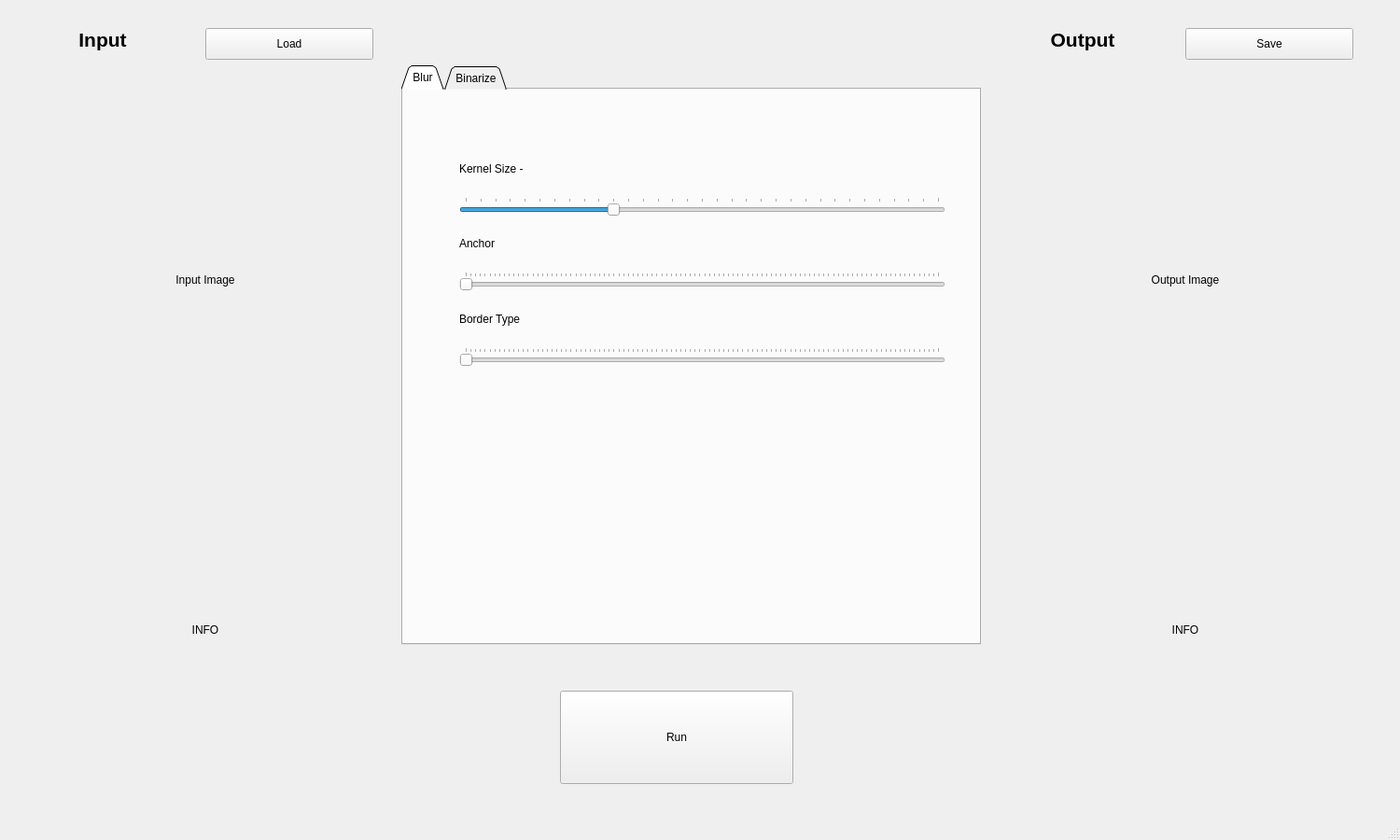
<?xml version="1.0" encoding="UTF-8"?>
<ui version="4.0">
 <class>MainWindow</class>
 <widget class="QMainWindow" name="MainWindow">
  <property name="geometry">
   <rect>
    <x>0</x>
    <y>0</y>
    <width>1500</width>
    <height>900</height>
   </rect>
  </property>
  <property name="windowTitle">
   <string>MainWindow</string>
  </property>
  <widget class="QWidget" name="centralwidget">
   <widget class="QTabWidget" name="options">
    <property name="geometry">
     <rect>
      <x>430</x>
      <y>70</y>
      <width>621</width>
      <height>621</height>
     </rect>
    </property>
    <property name="tabShape">
     <enum>QTabWidget::Triangular</enum>
    </property>
    <property name="currentIndex">
     <number>0</number>
    </property>
    <widget class="QWidget" name="blur">
     <attribute name="title">
      <string>Blur</string>
     </attribute>
     <widget class="QWidget" name="verticalLayoutWidget">
      <property name="geometry">
       <rect>
        <x>60</x>
        <y>60</y>
        <width>521</width>
        <height>236</height>
       </rect>
      </property>
      <layout class="QVBoxLayout" name="blur_options">
       <item>
        <widget class="QLabel" name="kernel_label">
         <property name="text">
          <string>Kernel Size - </string>
         </property>
        </widget>
       </item>
       <item>
        <widget class="QSlider" name="kernel_size_slider">
         <property name="minimum">
          <number>1</number>
         </property>
         <property name="maximum">
          <number>33</number>
         </property>
         <property name="pageStep">
          <number>1</number>
         </property>
         <property name="value">
          <number>11</number>
         </property>
         <property name="sliderPosition">
          <number>11</number>
         </property>
         <property name="orientation">
          <enum>Qt::Horizontal</enum>
         </property>
         <property name="invertedAppearance">
          <bool>false</bool>
         </property>
         <property name="invertedControls">
          <bool>false</bool>
         </property>
         <property name="tickPosition">
          <enum>QSlider::TicksAbove</enum>
         </property>
        </widget>
       </item>
       <item>
        <widget class="QLabel" name="anchor_label">
         <property name="text">
          <string>Anchor</string>
         </property>
        </widget>
       </item>
       <item>
        <widget class="QSlider" name="anchor_slider">
         <property name="orientation">
          <enum>Qt::Horizontal</enum>
         </property>
         <property name="tickPosition">
          <enum>QSlider::TicksAbove</enum>
         </property>
        </widget>
       </item>
       <item>
        <widget class="QLabel" name="border_type_label">
         <property name="text">
          <string>Border Type</string>
         </property>
        </widget>
       </item>
       <item>
        <widget class="QSlider" name="border_slider">
         <property name="orientation">
          <enum>Qt::Horizontal</enum>
         </property>
         <property name="tickPosition">
          <enum>QSlider::TicksAbove</enum>
         </property>
        </widget>
       </item>
      </layout>
     </widget>
    </widget>
    <widget class="QWidget" name="binarize">
     <attribute name="title">
      <string>Binarize</string>
     </attribute>
     <widget class="QTextEdit" name="binarize_min">
      <property name="geometry">
       <rect>
        <x>140</x>
        <y>110</y>
        <width>111</width>
        <height>41</height>
       </rect>
      </property>
      <property name="html">
       <string>&lt;!DOCTYPE HTML PUBLIC &quot;-//W3C//DTD HTML 4.0//EN&quot; &quot;http://www.w3.org/TR/REC-html40/strict.dtd&quot;&gt;
&lt;html&gt;&lt;head&gt;&lt;meta name=&quot;qrichtext&quot; content=&quot;1&quot; /&gt;&lt;style type=&quot;text/css&quot;&gt;
p, li { white-space: pre-wrap; }
&lt;/style&gt;&lt;/head&gt;&lt;body style=&quot; font-family:'Noto Sans'; font-size:12pt; font-weight:400; font-style:normal;&quot;&gt;
&lt;p align=&quot;center&quot; style=&quot;-qt-paragraph-type:empty; margin-top:0px; margin-bottom:0px; margin-left:0px; margin-right:0px; -qt-block-indent:0; text-indent:0px;&quot;&gt;&lt;br /&gt;&lt;/p&gt;&lt;/body&gt;&lt;/html&gt;</string>
      </property>
      <property name="placeholderText">
       <string>0</string>
      </property>
     </widget>
     <widget class="QTextEdit" name="binarize_max">
      <property name="geometry">
       <rect>
        <x>310</x>
        <y>110</y>
        <width>111</width>
        <height>41</height>
       </rect>
      </property>
      <property name="html">
       <string>&lt;!DOCTYPE HTML PUBLIC &quot;-//W3C//DTD HTML 4.0//EN&quot; &quot;http://www.w3.org/TR/REC-html40/strict.dtd&quot;&gt;
&lt;html&gt;&lt;head&gt;&lt;meta name=&quot;qrichtext&quot; content=&quot;1&quot; /&gt;&lt;style type=&quot;text/css&quot;&gt;
p, li { white-space: pre-wrap; }
&lt;/style&gt;&lt;/head&gt;&lt;body style=&quot; font-family:'Noto Sans'; font-size:12pt; font-weight:400; font-style:normal;&quot;&gt;
&lt;p align=&quot;center&quot; style=&quot;-qt-paragraph-type:empty; margin-top:0px; margin-bottom:0px; margin-left:0px; margin-right:0px; -qt-block-indent:0; text-indent:0px;&quot;&gt;&lt;br /&gt;&lt;/p&gt;&lt;/body&gt;&lt;/html&gt;</string>
      </property>
      <property name="placeholderText">
       <string>255</string>
      </property>
     </widget>
     <widget class="QLabel" name="label_9">
      <property name="geometry">
       <rect>
        <x>340</x>
        <y>70</y>
        <width>61</width>
        <height>31</height>
       </rect>
      </property>
      <property name="text">
       <string>&lt;html&gt;&lt;head/&gt;&lt;body&gt;&lt;p align=&quot;center&quot;&gt;&lt;span style=&quot; font-size:16pt;&quot;&gt;Max&lt;/span&gt;&lt;/p&gt;&lt;/body&gt;&lt;/html&gt;</string>
      </property>
     </widget>
     <widget class="QLabel" name="label_10">
      <property name="geometry">
       <rect>
        <x>260</x>
        <y>197</y>
        <width>61</width>
        <height>31</height>
       </rect>
      </property>
      <property name="text">
       <string>&lt;html&gt;&lt;head/&gt;&lt;body&gt;&lt;p align=&quot;center&quot;&gt;&lt;span style=&quot; font-size:16pt;&quot;&gt;Type&lt;/span&gt;&lt;/p&gt;&lt;/body&gt;&lt;/html&gt;</string>
      </property>
     </widget>
     <widget class="QComboBox" name="comboBox">
      <property name="geometry">
       <rect>
        <x>150</x>
        <y>240</y>
        <width>271</width>
        <height>31</height>
       </rect>
      </property>
      <item>
       <property name="text">
        <string extracomment="THRESH_BINARY">THRESH_BINARY</string>
       </property>
      </item>
      <item>
       <property name="text">
        <string>THRESH_BINARY_INV</string>
       </property>
      </item>
      <item>
       <property name="text">
        <string>THRESH_TRUNC</string>
       </property>
      </item>
      <item>
       <property name="text">
        <string>THRESH_TOZERO</string>
       </property>
      </item>
      <item>
       <property name="text">
        <string>THRESH_TOZERO_INV</string>
       </property>
      </item>
     </widget>
     <widget class="QLabel" name="binarize_min_2">
      <property name="geometry">
       <rect>
        <x>170</x>
        <y>67</y>
        <width>61</width>
        <height>31</height>
       </rect>
      </property>
      <property name="text">
       <string>&lt;html&gt;&lt;head/&gt;&lt;body&gt;&lt;p align=&quot;center&quot;&gt;&lt;span style=&quot; font-size:16pt;&quot;&gt;Min&lt;/span&gt;&lt;/p&gt;&lt;/body&gt;&lt;/html&gt;</string>
      </property>
     </widget>
    </widget>
   </widget>
   <widget class="QLabel" name="input_label">
    <property name="geometry">
     <rect>
      <x>20</x>
      <y>30</y>
      <width>180</width>
      <height>24</height>
     </rect>
    </property>
    <property name="text">
     <string>&lt;html&gt;&lt;head/&gt;&lt;body&gt;&lt;p align=&quot;center&quot;&gt;&lt;span style=&quot; font-size:16pt; font-weight:600;&quot;&gt;Input&lt;/span&gt;&lt;/p&gt;&lt;/body&gt;&lt;/html&gt;</string>
    </property>
   </widget>
   <widget class="QLabel" name="output_label">
    <property name="geometry">
     <rect>
      <x>1070</x>
      <y>30</y>
      <width>180</width>
      <height>24</height>
     </rect>
    </property>
    <property name="text">
     <string>&lt;html&gt;&lt;head/&gt;&lt;body&gt;&lt;p align=&quot;center&quot;&gt;&lt;span style=&quot; font-size:16pt; font-weight:600;&quot;&gt;Output&lt;/span&gt;&lt;/p&gt;&lt;/body&gt;&lt;/html&gt;</string>
    </property>
   </widget>
   <widget class="QLabel" name="input_image">
    <property name="geometry">
     <rect>
      <x>20</x>
      <y>100</y>
      <width>400</width>
      <height>400</height>
     </rect>
    </property>
    <property name="styleSheet">
     <string notr="true">image: url(:/logo/lena.png);</string>
    </property>
    <property name="text">
     <string>&lt;html&gt;&lt;head/&gt;&lt;body&gt;&lt;p align=&quot;center&quot;&gt;Input Image&lt;/p&gt;&lt;/body&gt;&lt;/html&gt;</string>
    </property>
   </widget>
   <widget class="QLabel" name="output_image">
    <property name="geometry">
     <rect>
      <x>1070</x>
      <y>100</y>
      <width>400</width>
      <height>400</height>
     </rect>
    </property>
    <property name="styleSheet">
     <string notr="true">image: url(:/logo/lena.png);</string>
    </property>
    <property name="text">
     <string>&lt;html&gt;&lt;head/&gt;&lt;body&gt;&lt;p align=&quot;center&quot;&gt;Output Image&lt;/p&gt;&lt;/body&gt;&lt;/html&gt;</string>
    </property>
   </widget>
   <widget class="QPushButton" name="run">
    <property name="geometry">
     <rect>
      <x>600</x>
      <y>740</y>
      <width>250</width>
      <height>100</height>
     </rect>
    </property>
    <property name="styleSheet">
     <string notr="true">font: 20pt &quot;Noto Sans&quot;;</string>
    </property>
    <property name="text">
     <string>Run</string>
    </property>
   </widget>
   <widget class="QLabel" name="label_3">
    <property name="geometry">
     <rect>
      <x>20</x>
      <y>550</y>
      <width>400</width>
      <height>250</height>
     </rect>
    </property>
    <property name="text">
     <string>&lt;html&gt;&lt;head/&gt;&lt;body&gt;&lt;p align=&quot;center&quot;&gt;INFO&lt;/p&gt;&lt;/body&gt;&lt;/html&gt;</string>
    </property>
   </widget>
   <widget class="QLabel" name="label_4">
    <property name="geometry">
     <rect>
      <x>1070</x>
      <y>550</y>
      <width>400</width>
      <height>250</height>
     </rect>
    </property>
    <property name="text">
     <string>&lt;html&gt;&lt;head/&gt;&lt;body&gt;&lt;p align=&quot;center&quot;&gt;INFO&lt;/p&gt;&lt;/body&gt;&lt;/html&gt;</string>
    </property>
   </widget>
   <widget class="QPushButton" name="load_button">
    <property name="geometry">
     <rect>
      <x>220</x>
      <y>30</y>
      <width>180</width>
      <height>34</height>
     </rect>
    </property>
    <property name="text">
     <string>Load</string>
    </property>
   </widget>
   <widget class="QPushButton" name="save_button">
    <property name="geometry">
     <rect>
      <x>1270</x>
      <y>30</y>
      <width>180</width>
      <height>34</height>
     </rect>
    </property>
    <property name="text">
     <string>Save</string>
    </property>
   </widget>
  </widget>
  <widget class="QMenuBar" name="menubar">
   <property name="geometry">
    <rect>
     <x>0</x>
     <y>0</y>
     <width>1500</width>
     <height>30</height>
    </rect>
   </property>
  </widget>
  <widget class="QStatusBar" name="statusbar"/>
 </widget>
 <resources>
  <include location="../resources/logo.qrc"/>
 </resources>
 <connections/>
</ui>
